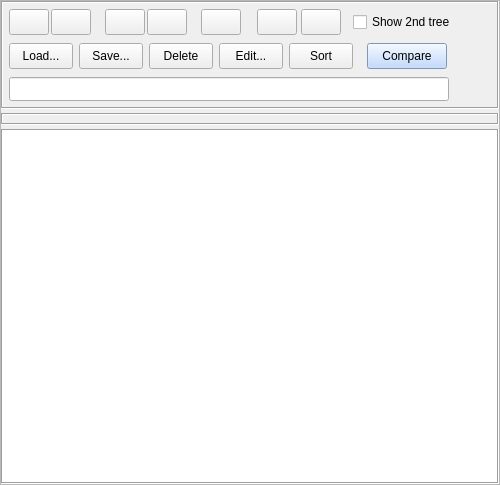
<?xml version="1.0" encoding="UTF-8"?>
<ui version="4.0">
 <class>QEPvLoadSaveHalf</class>
 <widget class="QWidget" name="QEPvLoadSaveHalf">
  <property name="geometry">
   <rect>
    <x>0</x>
    <y>0</y>
    <width>500</width>
    <height>485</height>
   </rect>
  </property>
  <property name="windowTitle">
   <string>PV Load Save Half</string>
  </property>
  <layout class="QVBoxLayout" name="verticalLayout_1">
   <property name="leftMargin">
    <number>0</number>
   </property>
   <property name="topMargin">
    <number>0</number>
   </property>
   <property name="rightMargin">
    <number>0</number>
   </property>
   <property name="bottomMargin">
    <number>0</number>
   </property>
   <item>
    <widget class="QFrame" name="mainFrame">
     <property name="minimumSize">
      <size>
       <width>500</width>
       <height>328</height>
      </size>
     </property>
     <property name="frameShape">
      <enum>QFrame::Shape::StyledPanel</enum>
     </property>
     <property name="frameShadow">
      <enum>QFrame::Shadow::Raised</enum>
     </property>
     <layout class="QVBoxLayout" name="verticalLayout" stretch="0,0,1">
      <property name="spacing">
       <number>4</number>
      </property>
      <property name="leftMargin">
       <number>0</number>
      </property>
      <property name="topMargin">
       <number>0</number>
      </property>
      <property name="rightMargin">
       <number>0</number>
      </property>
      <property name="bottomMargin">
       <number>0</number>
      </property>
      <item>
       <widget class="QFrame" name="buttonFrame">
        <property name="minimumSize">
         <size>
          <width>0</width>
          <height>108</height>
         </size>
        </property>
        <property name="maximumSize">
         <size>
          <width>16777215</width>
          <height>108</height>
         </size>
        </property>
        <property name="frameShape">
         <enum>QFrame::Shape::Box</enum>
        </property>
        <property name="frameShadow">
         <enum>QFrame::Shadow::Sunken</enum>
        </property>
        <widget class="QCheckBox" name="show2ndTreeCheckBox">
         <property name="geometry">
          <rect>
           <x>352</x>
           <y>12</y>
           <width>104</width>
           <height>18</height>
          </rect>
         </property>
         <property name="font">
          <font>
           <pointsize>9</pointsize>
          </font>
         </property>
         <property name="toolTip">
          <string> Show/hide 2nd node tree </string>
         </property>
         <property name="text">
          <string>Show 2nd tree</string>
         </property>
        </widget>
        <widget class="QPushButton" name="deleteButton">
         <property name="geometry">
          <rect>
           <x>148</x>
           <y>42</y>
           <width>64</width>
           <height>26</height>
          </rect>
         </property>
         <property name="focusPolicy">
          <enum>Qt::FocusPolicy::NoFocus</enum>
         </property>
         <property name="toolTip">
          <string> Delete node </string>
         </property>
         <property name="text">
          <string>Delete</string>
         </property>
        </widget>
        <widget class="QPushButton" name="compareButton">
         <property name="geometry">
          <rect>
           <x>366</x>
           <y>42</y>
           <width>80</width>
           <height>26</height>
          </rect>
         </property>
         <property name="focusPolicy">
          <enum>Qt::FocusPolicy::NoFocus</enum>
         </property>
         <property name="toolTip">
          <string> Compare workspaces </string>
         </property>
         <property name="styleSheet">
          <string notr="true">QWidget { background-color: rgba(176, 208, 255, 255); color: rgba(0, 0, 0, 255); }</string>
         </property>
         <property name="text">
          <string>Compare</string>
         </property>
        </widget>
        <widget class="QPushButton" name="sortButton">
         <property name="geometry">
          <rect>
           <x>288</x>
           <y>42</y>
           <width>64</width>
           <height>26</height>
          </rect>
         </property>
         <property name="focusPolicy">
          <enum>Qt::FocusPolicy::NoFocus</enum>
         </property>
         <property name="toolTip">
          <string> Sort node tree by PV name </string>
         </property>
         <property name="text">
          <string>Sort</string>
         </property>
        </widget>
        <widget class="QPushButton" name="saveButton">
         <property name="geometry">
          <rect>
           <x>78</x>
           <y>42</y>
           <width>64</width>
           <height>26</height>
          </rect>
         </property>
         <property name="focusPolicy">
          <enum>Qt::FocusPolicy::NoFocus</enum>
         </property>
         <property name="toolTip">
          <string> Save node tree to file </string>
         </property>
         <property name="text">
          <string>Save...</string>
         </property>
        </widget>
        <widget class="QLineEdit" name="macroStringEdit">
         <property name="geometry">
          <rect>
           <x>8</x>
           <y>76</y>
           <width>440</width>
           <height>24</height>
          </rect>
         </property>
         <property name="toolTip">
          <string> Define macro substitions - applies to PV names, 
 group names and values when loaded from a file. </string>
         </property>
        </widget>
        <widget class="QPushButton" name="copyAllButton">
         <property name="geometry">
          <rect>
           <x>256</x>
           <y>8</y>
           <width>40</width>
           <height>26</height>
          </rect>
         </property>
         <property name="focusPolicy">
          <enum>Qt::FocusPolicy::NoFocus</enum>
         </property>
         <property name="toolTip">
          <string> Copy all PV values to other workspace </string>
         </property>
         <property name="icon">
          <iconset resource="QEPvLoadSave.qrc">
           <normaloff>:/qe/pvloadsave/copy_all.png</normaloff>:/qe/pvloadsave/copy_all.png</iconset>
         </property>
        </widget>
        <widget class="QPushButton" name="archiveExtractButton">
         <property name="geometry">
          <rect>
           <x>200</x>
           <y>8</y>
           <width>40</width>
           <height>26</height>
          </rect>
         </property>
         <property name="focusPolicy">
          <enum>Qt::FocusPolicy::NoFocus</enum>
         </property>
         <property name="toolTip">
          <string> Extract all PV values from the archiver for the specified time </string>
         </property>
         <property name="icon">
          <iconset resource="QEPvLoadSave.qrc">
           <normaloff>:/qe/pvloadsave/archive_time.png</normaloff>:/qe/pvloadsave/archive_time.png</iconset>
         </property>
        </widget>
        <widget class="QPushButton" name="copySelectedButton">
         <property name="geometry">
          <rect>
           <x>300</x>
           <y>8</y>
           <width>40</width>
           <height>26</height>
          </rect>
         </property>
         <property name="focusPolicy">
          <enum>Qt::FocusPolicy::NoFocus</enum>
         </property>
         <property name="toolTip">
          <string> Copy selected PV values to other workspace </string>
         </property>
         <property name="icon">
          <iconset resource="QEPvLoadSave.qrc">
           <normaloff>:/qe/pvloadsave/copy_subset.png</normaloff>:/qe/pvloadsave/copy_subset.png</iconset>
         </property>
        </widget>
        <widget class="QPushButton" name="writeSelectedButton">
         <property name="geometry">
          <rect>
           <x>104</x>
           <y>8</y>
           <width>40</width>
           <height>26</height>
          </rect>
         </property>
         <property name="focusPolicy">
          <enum>Qt::FocusPolicy::NoFocus</enum>
         </property>
         <property name="toolTip">
          <string> Write selected PV values to the system </string>
         </property>
         <property name="icon">
          <iconset resource="QEPvLoadSave.qrc">
           <normaloff>:/qe/pvloadsave/write_subset.png</normaloff>:/qe/pvloadsave/write_subset.png</iconset>
         </property>
        </widget>
        <widget class="QPushButton" name="readSelectedButton">
         <property name="geometry">
          <rect>
           <x>146</x>
           <y>8</y>
           <width>40</width>
           <height>26</height>
          </rect>
         </property>
         <property name="focusPolicy">
          <enum>Qt::FocusPolicy::NoFocus</enum>
         </property>
         <property name="toolTip">
          <string> Read selected PV values from the system </string>
         </property>
         <property name="icon">
          <iconset resource="QEPvLoadSave.qrc">
           <normaloff>:/qe/pvloadsave/read_subset.png</normaloff>:/qe/pvloadsave/read_subset.png</iconset>
         </property>
        </widget>
        <widget class="QPushButton" name="editButton">
         <property name="geometry">
          <rect>
           <x>218</x>
           <y>42</y>
           <width>64</width>
           <height>26</height>
          </rect>
         </property>
         <property name="focusPolicy">
          <enum>Qt::FocusPolicy::NoFocus</enum>
         </property>
         <property name="toolTip">
          <string> Edit node vakue(s) </string>
         </property>
         <property name="text">
          <string>Edit...</string>
         </property>
        </widget>
        <widget class="QPushButton" name="readAllButton">
         <property name="geometry">
          <rect>
           <x>50</x>
           <y>8</y>
           <width>40</width>
           <height>26</height>
          </rect>
         </property>
         <property name="focusPolicy">
          <enum>Qt::FocusPolicy::NoFocus</enum>
         </property>
         <property name="toolTip">
          <string> Read all PV values from the system </string>
         </property>
         <property name="icon">
          <iconset resource="QEPvLoadSave.qrc">
           <normaloff>:/qe/pvloadsave/read_all.png</normaloff>:/qe/pvloadsave/read_all.png</iconset>
         </property>
        </widget>
        <widget class="QPushButton" name="loadButton">
         <property name="geometry">
          <rect>
           <x>8</x>
           <y>42</y>
           <width>64</width>
           <height>26</height>
          </rect>
         </property>
         <property name="focusPolicy">
          <enum>Qt::FocusPolicy::NoFocus</enum>
         </property>
         <property name="toolTip">
          <string> Load node tree from file </string>
         </property>
         <property name="text">
          <string>Load...</string>
         </property>
        </widget>
        <widget class="QPushButton" name="writeAllButton">
         <property name="geometry">
          <rect>
           <x>8</x>
           <y>8</y>
           <width>40</width>
           <height>26</height>
          </rect>
         </property>
         <property name="focusPolicy">
          <enum>Qt::FocusPolicy::NoFocus</enum>
         </property>
         <property name="toolTip">
          <string> Write all PV values to the system </string>
         </property>
         <property name="icon">
          <iconset resource="QEPvLoadSave.qrc">
           <normaloff>:/qe/pvloadsave/write_all.png</normaloff>:/qe/pvloadsave/write_all.png</iconset>
         </property>
        </widget>
       </widget>
      </item>
      <item>
       <widget class="QEResizeableFrame" name="commentEditFrame">
        <property name="minimumSize">
         <size>
          <width>16</width>
          <height>12</height>
         </size>
        </property>
        <property name="maximumSize">
         <size>
          <width>16777215</width>
          <height>12</height>
         </size>
        </property>
        <property name="toolTip">
         <string> Comment - for information only. </string>
        </property>
        <property name="frameShape">
         <enum>QFrame::Shape::Box</enum>
        </property>
        <property name="frameShadow">
         <enum>QFrame::Shadow::Sunken</enum>
        </property>
        <property name="allowedMinimum">
         <number>12</number>
        </property>
        <property name="allowedMaximum">
         <number>88</number>
        </property>
       </widget>
      </item>
      <item>
       <widget class="QTreeView" name="treeView">
        <property name="frameShape">
         <enum>QFrame::Shape::Box</enum>
        </property>
       </widget>
      </item>
     </layout>
    </widget>
   </item>
  </layout>
 </widget>
 <customwidgets>
  <customwidget>
   <class>QEFrame</class>
   <extends>QFrame</extends>
   <header>QEFrame.h</header>
   <container>1</container>
  </customwidget>
  <customwidget>
   <class>QEResizeableFrame</class>
   <extends>QEFrame</extends>
   <header>QEResizeableFrame.h</header>
   <container>1</container>
  </customwidget>
 </customwidgets>
 <resources>
  <include location="QEPvLoadSave.qrc"/>
 </resources>
 <connections/>
</ui>
